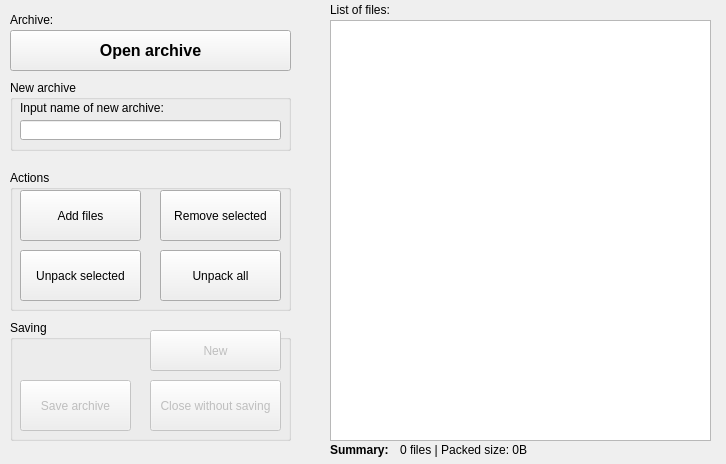
<?xml version="1.0" encoding="UTF-8"?>
<ui version="4.0">
 <class>Gui</class>
 <widget class="QWidget" name="Gui">
  <property name="enabled">
   <bool>true</bool>
  </property>
  <property name="geometry">
   <rect>
    <x>0</x>
    <y>0</y>
    <width>726</width>
    <height>464</height>
   </rect>
  </property>
  <property name="minimumSize">
   <size>
    <width>495</width>
    <height>397</height>
   </size>
  </property>
  <property name="windowTitle">
   <string>Archiver</string>
  </property>
  <widget class="QLabel" name="label">
   <property name="geometry">
    <rect>
     <x>10</x>
     <y>9</y>
     <width>61</width>
     <height>21</height>
    </rect>
   </property>
   <property name="text">
    <string>Archive:</string>
   </property>
  </widget>
  <widget class="QGroupBox" name="groupBox">
   <property name="geometry">
    <rect>
     <x>10</x>
     <y>80</y>
     <width>281</width>
     <height>71</height>
    </rect>
   </property>
   <property name="title">
    <string>New archive</string>
   </property>
   <widget class="QLabel" name="label_2">
    <property name="geometry">
     <rect>
      <x>10</x>
      <y>20</y>
      <width>161</width>
      <height>16</height>
     </rect>
    </property>
    <property name="text">
     <string>Input name of new archive:</string>
    </property>
   </widget>
   <widget class="QLineEdit" name="nameTextArea">
    <property name="geometry">
     <rect>
      <x>10</x>
      <y>40</y>
      <width>261</width>
      <height>20</height>
     </rect>
    </property>
    <property name="maxLength">
     <number>32</number>
    </property>
   </widget>
  </widget>
  <widget class="QListWidget" name="listFiles">
   <property name="geometry">
    <rect>
     <x>330</x>
     <y>20</y>
     <width>381</width>
     <height>421</height>
    </rect>
   </property>
   <property name="contextMenuPolicy">
    <enum>Qt::NoContextMenu</enum>
   </property>
   <property name="acceptDrops">
    <bool>true</bool>
   </property>
   <property name="editTriggers">
    <set>QAbstractItemView::NoEditTriggers</set>
   </property>
   <property name="showDropIndicator" stdset="0">
    <bool>true</bool>
   </property>
   <property name="dragEnabled">
    <bool>false</bool>
   </property>
   <property name="dragDropMode">
    <enum>QAbstractItemView::DropOnly</enum>
   </property>
   <property name="defaultDropAction">
    <enum>Qt::CopyAction</enum>
   </property>
   <property name="alternatingRowColors">
    <bool>true</bool>
   </property>
   <property name="selectionMode">
    <enum>QAbstractItemView::ExtendedSelection</enum>
   </property>
  </widget>
  <widget class="QLabel" name="label_4">
   <property name="geometry">
    <rect>
     <x>330</x>
     <y>0</y>
     <width>81</width>
     <height>20</height>
    </rect>
   </property>
   <property name="text">
    <string>List of files:</string>
   </property>
  </widget>
  <widget class="QPushButton" name="openButton">
   <property name="enabled">
    <bool>true</bool>
   </property>
   <property name="geometry">
    <rect>
     <x>10</x>
     <y>30</y>
     <width>281</width>
     <height>41</height>
    </rect>
   </property>
   <property name="font">
    <font>
     <pointsize>12</pointsize>
     <weight>75</weight>
     <bold>true</bold>
    </font>
   </property>
   <property name="text">
    <string>Open archive</string>
   </property>
  </widget>
  <widget class="QGroupBox" name="groupBox_2">
   <property name="geometry">
    <rect>
     <x>10</x>
     <y>320</y>
     <width>281</width>
     <height>121</height>
    </rect>
   </property>
   <property name="title">
    <string>Saving</string>
   </property>
   <widget class="QPushButton" name="saveButton">
    <property name="enabled">
     <bool>false</bool>
    </property>
    <property name="geometry">
     <rect>
      <x>10</x>
      <y>60</y>
      <width>111</width>
      <height>51</height>
     </rect>
    </property>
    <property name="text">
     <string>Save archive</string>
    </property>
   </widget>
   <widget class="QPushButton" name="newButton">
    <property name="enabled">
     <bool>false</bool>
    </property>
    <property name="geometry">
     <rect>
      <x>140</x>
      <y>10</y>
      <width>131</width>
      <height>41</height>
     </rect>
    </property>
    <property name="text">
     <string>New</string>
    </property>
   </widget>
   <widget class="QPushButton" name="discardButton">
    <property name="enabled">
     <bool>false</bool>
    </property>
    <property name="geometry">
     <rect>
      <x>140</x>
      <y>60</y>
      <width>131</width>
      <height>51</height>
     </rect>
    </property>
    <property name="text">
     <string>Close without saving</string>
    </property>
   </widget>
  </widget>
  <widget class="QGroupBox" name="actionBox">
   <property name="enabled">
    <bool>true</bool>
   </property>
   <property name="geometry">
    <rect>
     <x>10</x>
     <y>170</y>
     <width>281</width>
     <height>141</height>
    </rect>
   </property>
   <property name="title">
    <string>Actions</string>
   </property>
   <widget class="QPushButton" name="addButton">
    <property name="enabled">
     <bool>true</bool>
    </property>
    <property name="geometry">
     <rect>
      <x>10</x>
      <y>20</y>
      <width>121</width>
      <height>51</height>
     </rect>
    </property>
    <property name="text">
     <string>Add files</string>
    </property>
   </widget>
   <widget class="QPushButton" name="removeButton">
    <property name="enabled">
     <bool>true</bool>
    </property>
    <property name="geometry">
     <rect>
      <x>150</x>
      <y>20</y>
      <width>121</width>
      <height>51</height>
     </rect>
    </property>
    <property name="text">
     <string>Remove selected</string>
    </property>
   </widget>
   <widget class="QPushButton" name="unpackButton">
    <property name="enabled">
     <bool>true</bool>
    </property>
    <property name="geometry">
     <rect>
      <x>10</x>
      <y>80</y>
      <width>121</width>
      <height>51</height>
     </rect>
    </property>
    <property name="text">
     <string>Unpack selected</string>
    </property>
   </widget>
   <widget class="QPushButton" name="unpackAllButton">
    <property name="enabled">
     <bool>true</bool>
    </property>
    <property name="geometry">
     <rect>
      <x>150</x>
      <y>80</y>
      <width>121</width>
      <height>51</height>
     </rect>
    </property>
    <property name="text">
     <string>Unpack all</string>
    </property>
   </widget>
  </widget>
  <widget class="QLabel" name="label_3">
   <property name="geometry">
    <rect>
     <x>330</x>
     <y>440</y>
     <width>71</width>
     <height>21</height>
    </rect>
   </property>
   <property name="text">
    <string>&lt;html&gt;&lt;head/&gt;&lt;body&gt;&lt;p&gt;&lt;span style=&quot; font-weight:600;&quot;&gt;Summary: &lt;/span&gt;&lt;/p&gt;&lt;/body&gt;&lt;/html&gt;</string>
   </property>
  </widget>
  <widget class="QLabel" name="summaryLabel">
   <property name="geometry">
    <rect>
     <x>400</x>
     <y>440</y>
     <width>361</width>
     <height>21</height>
    </rect>
   </property>
   <property name="text">
    <string>&lt;html&gt;&lt;head/&gt;&lt;body&gt;&lt;p&gt;0 files | Packed size: 0B&lt;/p&gt;&lt;/body&gt;&lt;/html&gt;</string>
   </property>
  </widget>
  <zorder>groupBox_2</zorder>
  <zorder>actionBox</zorder>
  <zorder>groupBox</zorder>
  <zorder>label</zorder>
  <zorder>listFiles</zorder>
  <zorder>label_4</zorder>
  <zorder>openButton</zorder>
  <zorder>label_3</zorder>
  <zorder>summaryLabel</zorder>
 </widget>
 <layoutdefault spacing="6" margin="11"/>
 <resources/>
 <connections/>
</ui>
